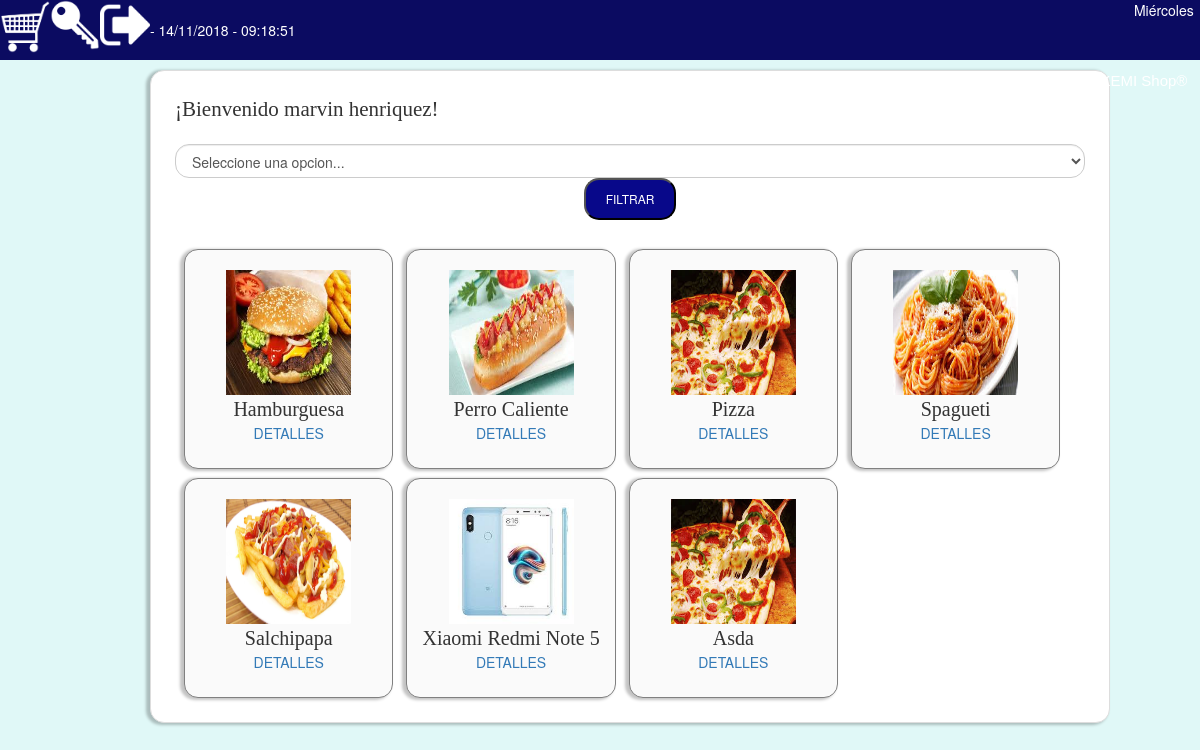
/home.php (signed in), run on the app's committed database.
### tables this page shows
CREATE TABLE `productos` (
  `id` int(11) NOT NULL,
  `nombre` text NOT NULL,
  `Categoria` varchar(100) NOT NULL,
  `descripcion` text NOT NULL,
  `imagen` text NOT NULL,
  `precio` double NOT NULL
);

### home.php (the view, shortened to what this page needs)
<!DOCTYPE html>
	<html lang="es">
	<head>
		<link rel="stylesheet" type="text/css" href="./css/estilos.css">
	</head>
	<body onload="getTime()" style="background-color: #E0F8F7;">
		<header>
			<a href="./carritodecompras.php" title="ver carrito de compras">
				<img src="./imagenes/carrito.png">
			</a>
			<a href="./login.php" title="Acceso admin">
				<img src="./imagenes/login.png">
			</a>
			<a href="cerrarCliente.php" title="Cerrar Sesion">
				<img src="./imagenes/sign-out-option.png">
			</a>
		<span id="time"></span>
		<span>                                                                                 </span>
		<span>                                                                             <span id="marca">MAKEMI Shop®</span></span>
		</header>
		<section>
		<?php
			$arreglo2=$_SESSION['usuario'];
			$cliente=$arreglo2[0]['Nombre'];
			echo "
			<p class='lead'>¡Bienvenido $cliente!<br></p>";
			echo "
				<link rel='stylesheet' href='https://maxcdn.bootstrapcdn.com/bootstrap/3.3.7/css/bootstrap.min.css'>
				<link rel='stylesheet' href='https://maxcdn.bootstrapcdn.com/bootstrap/3.3.7/css/bootstrap-theme.min.css'>
				<script src='https://maxcdn.bootstrapcdn.com/bootstrap/3.3.7/js/bootstrap.min.js'></script>
				";
			?>
			<form id="combo" action='home.php' method = 'post'>
				<select class='form-control' id='categorias' name='categoria'>
					<option>Seleccione una opcion...</option>
				</select></li>
				<center><input type='submit' name='accion' id='aceptar' value='FILTRAR' class='aceptar'></center>
			</form>
			<br>
			<?php
			include 'conexion.php';
			if (isset($_POST['categoria'])) {
				$re=mysqli_query($obj_conexion,"select * from productos where Categoria='".$_POST['categoria']."'")or die(mysqli_error($obj_conexion));
				while ($f=mysqli_fetch_array($re)) {
				?>
					<div class="producto">
					<center>
						<br>
						<img src="./productos/<?php echo $f['imagen'];?>"><br>
						<span id="prod"><?php echo $f['nombre'];?></span><br>
						<a href="./detalles.php?id=<?php echo $f['id'];?>">DETALLES</a>
					</center>
				</div>
		<?php
				}
			}else{
				$re=mysqli_query($obj_conexion,"select * from productos")or die(mysqli_error($obj_conexion));
				while ($f=mysqli_fetch_array($re)) {
				?>
					<div class="producto">
					<center>
						<br>
						<img src="./productos/<?php echo $f['imagen'];?>"><br>
						<span id="prod"><?php echo $f['nombre'];?></span><br>
						<a href="./detalles.php?id=<?php echo $f['id'];?>">DETALLES</a>
					</center>
				</div>
			<?php
				}
			}
		?>
		</section>
	</body>
</html>

### css/estilos.css (style rules this page uses)
body { background-color: #E0F8F7; padding: 0px; margin: 0px; }
header { width: 100%; height: 60px; background-color: #0B0B61; color:white; }
header a { width: 50px; margin-left: none; display: inline-block; float: left; }
header a img { width: 100%; }
p { font-family: 'Times New Roman', Times, serif; }
section { background-color: #FFF; width: 80%; border: 1px solid #DDD; border-radius: 14px; padding: 2%; margin: 10px 150px 10px 150px; box-shadow: -3px 1px 3px 1px rgba(0,0,0,0.24); }
#marca { font-family: 'Arial'; font-size: 15px; }
#prod { font-family: 'Times New Roman', Times, serif; font-size: 20px; text-transform: capitalize; }
.producto { width: 23%; height: 220px; background-color: #fafafa; border:1px solid gray; border-radius: 14px; display: inline-block; vertical-align: top; margin-left: 1%; margin-top: 1%; box-shadow: -3px 1px 3px 1px rgba(0,0,0,0.24); }
.producto img { width: 125px; height: 125px; margin:0 auto; }
#categorias { border-radius: 14px; width: 100%; }
#aceptar { padding: 10px 20px; font-size: 12px; cursor: pointer; text-align: center; color: #FFF; background-color: #08088A; border-radius: 15px; }

### data on the page
productos: imagen (picture), nombre "Hamburguesa"
productos: imagen (picture), nombre "Perro Caliente"
productos: imagen (picture), nombre "Pizza"
productos: imagen (picture), nombre "Spagueti"
productos: imagen (picture), nombre "Salchipapa"
productos: imagen (picture), nombre "Xiaomi Redmi Note 5"
productos: imagen (picture), nombre "Asda"

### other printed values
$cliente "marvin henriquez"
